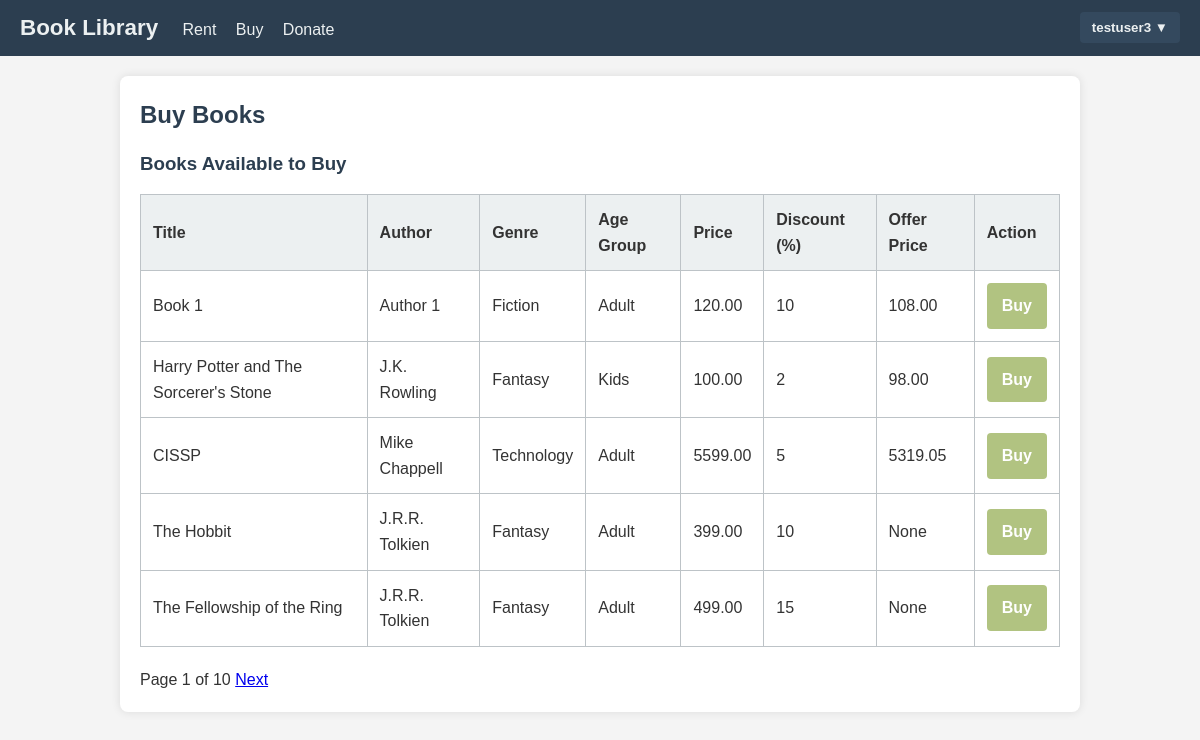
Screenshot of /?tab=buy (signed in) with the database file from the repository.
### library_app/models.py (models this page shows, shortened)
class Book(models.Model):
    CONDITION_CHOICES = [
        ('mint', 'Mint'),
        ('not-mint', 'Not Mint'),
    ]
    AGE_GROUP_CHOICES = [
        ('kids', 'Kids'),
        ('adult', 'Adult'),
    ]
    title = models.CharField(max_length=200)
    author = models.CharField(max_length=100)
    description = models.TextField(blank=True, default="")
    original_mrp = models.DecimalField(max_digits=8, decimal_places=2, null=True, blank=True)
    is_new = models.BooleanField(default=False)
    condition = models.CharField(max_length=20, choices=CONDITION_CHOICES, default='mint')
    genre = models.CharField(max_length=100, blank=True, default="")
    age_group = models.CharField(max_length=10, choices=AGE_GROUP_CHOICES, default='adult')
    price = models.DecimalField(max_digits=8, decimal_places=2, null=True, blank=True)
    discount_percent = models.PositiveIntegerField(default=0)
    offer_price = models.DecimalField(max_digits=8, decimal_places=2, null=True, blank=True)
    available = models.BooleanField(default=True)
    donated_by = models.ForeignKey(
        User,
        null=True,
        blank=True,
        on_delete=models.SET_NULL,
        related_name='donated_books'
    )

### library_app/views/home.py (the view)
# urls.py: path("", library_home, name="library-home"),
@login_required
def library_home(request):
    tab = request.GET.get("tab", "rent")
    books_qs = Book.objects.all().order_by("id")
    buyable_qs = Book.objects.filter(price__isnull=False).order_by("id")
    page_number = request.GET.get("page", 1)
    if tab == "rent":
        paginator = Paginator(books_qs, 5)
        books = paginator.get_page(page_number)
        buyable_books = None
    elif tab == "buy":
        paginator = Paginator(buyable_qs, 5)
        buyable_books = paginator.get_page(page_number)
        books = None
    else:
        books = books_qs
        buyable_books = buyable_qs
    rentals = Rental.objects.filter(user=request.user).order_by("-rented_on")
    donations = (
        Donation.objects.filter(user=request.user)
        .select_related("book")
        .order_by("-donated_on")
    )
    purchases = (
        Purchase.objects.filter(user=request.user)
        .select_related("book")
        .order_by("-purchased_on")
    )
    donation_form = DonationBookForm()
    context = {
        "tab": tab,
        "books": books,
        "buyable_books": buyable_books,
        "rentals": rentals,
        "donations": donations,
        "purchases": purchases,
        "donation_form": donation_form,
    }
    return render(request, "library_app/home.html", context)

### library_app/templates/library_app/home.html (shortened to what this page needs)
{% extends 'library_app/index.html' %}
{% block content %}
  {% if tab == 'rent' %}
    <h2>Rent Books</h2>
    <h3>Available Books (Rent)</h3>
    <table>
      <thead>
        <tr>
          <th>Title</th><th>Author</th><th>Status</th><th>Actions</th>
        </tr>
      </thead>
      <tbody>
        {% for book in books %}
        <tr>
          <td>{{ book.title }}</td>
          <td>{{ book.author }}</td>
          <td>
            {% if book.available %}
              <span class="status-available">Available</span>
            {% else %}
              <span class="status-rented">Rented</span>
            {% endif %}
          </td>
          <td>
            {% if book.available %}
              <a href="{% url 'rent-book' book.id %}" class="btn-action">Rent</a>
            {% else %}
              <span class="disabled">Not Available</span>
            {% endif %}
          </td>
        </tr>
        {% empty %}
        <tr><td colspan="4">No books available.</td></tr>
        {% endfor %}
      </tbody>
    </table>
    {% if books and books.paginator %}
      <div class="pagination">
        {% if books.has_previous %}
          <a href="?tab=rent&page={{ books.previous_page_number }}">Previous</a>
        {% endif %}
        <span>Page {{ books.number }} of {{ books.paginator.num_pages }}</span>
        {% if books.has_next %}
          <a href="?tab=rent&page={{ books.next_page_number }}">Next</a>
        {% endif %}
      </div>
    {% endif %}
  {% elif tab == 'buy' %}
    <h2>Buy Books</h2>
    <h3>Books Available to Buy</h3>
    <table>
      <thead>
        <tr>
          <th>Title</th>
          <th>Author</th>
          <th>Genre</th>
          <th>Age Group</th>
          <th>Price</th>
          <th>Discount (%)</th>
          <th>Offer Price</th>
          <th>Action</th>
        </tr>
      </thead>
      <tbody>
        {% for book in buyable_books %}
        <tr>
          <td>{{ book.title }}</td>
          <td>{{ book.author }}</td>
          <td>{{ book.genre }}</td>
          <td>{{ book.get_age_group_display }}</td>
          <td>{{ book.price }}</td>
          <td>{{ book.discount_percent }}</td>
          <td>{{ book.offer_price }}</td>
          <td>
            <a href="{% url 'buy-book' book.id %}" class="btn-action btn-buy">Buy</a>
          </td>
        </tr>
        {% empty %}
        <tr><td colspan="8">No books available to buy.</td></tr>
        {% endfor %}
      </tbody>
    </table>
    {% if buyable_books and buyable_books.paginator %}
      <div class="pagination">
        <span>Page {{ buyable_books.number }} of {{ buyable_books.paginator.num_pages }}</span>
        {% if buyable_books.has_next %}
          <a href="?tab=buy&page={{ buyable_books.next_page_number }}">Next</a>
        {% endif %}
      </div>
    {% endif %}
  {% else %}
    <h2>Your Library</h2>
    <p>Select an option from the navigation bar above.</p>
  {% endif %}
{% endblock %}

### library_app/templates/library_app/index.html (shortened to what this page needs)
{% load static %}
<!DOCTYPE html>
<html lang="en">
<head>
  <link rel="stylesheet" href="{% static 'library_app/styles.css' %}" />
</head>
<body>
  <nav class="navbar">
    <div class="nav-left">
      <a href="{% url 'library-home' %}" class="nav-brand">Book Library</a>
      {% if user.is_authenticated %}
        <a href="{% url 'library-home' %}?tab=rent" class="nav-link">Rent</a>
        <a href="{% url 'library-home' %}?tab=buy" class="nav-link">Buy</a>
        <a href="{% url 'library-home' %}?tab=donate" class="nav-link">Donate</a>
      {% endif %}
    </div>
    <div class="nav-right">
      {% if user.is_authenticated %}
      <div class="dropdown">
        <button class="dropbtn">
          {{ user.username }} ▼
        </button>
      </div>
      {% else %}
        <a href="{% url 'login' %}" class="nav-link">Login</a>
        <a href="{% url 'register' %}" class="nav-link">Register</a>
      {% endif %}
    </div>
  </nav>
  <div class="container">
    <main>
      {% block content %}{% endblock %}
    </main>
  </div>
</body>
</html>

### library_app/static/library_app/styles.css (style rules this page uses)
* { box-sizing: border-box; margin: 0; padding: 0; }
body { font-family: Arial, sans-serif; background-color: #f4f4f4; line-height: 1.6; color: #333; }
.container { max-width: 960px; margin: 20px auto; padding: 20px; background: #fff; box-shadow: 0 0 10px rgba(0,0,0,0.1); border-radius: 8px; }
h2, h3 { margin-bottom: 15px; color: #2c3e50; }
button, .btn-primary, .btn-action, .btn-logout, .btn-buy { background-color: #B1C381; color: #fff; padding: 10px 15px; border: none; border-radius: 4px; cursor: pointer; font-weight: 600; transition: background 0.3s; text-decoration: none; display: inline-block; text-align: center; }
table { width: 100%; border-collapse: collapse; margin-bottom: 20px; }
thead { background-color: #ecf0f1; }
th, td { padding: 12px; border: 1px solid #bdc3c7; text-align: left; }
.navbar { background-color: #2c3e50; color: #ecf0f1; padding: 10px 20px; display: flex; justify-content: space-between; align-items: center; }
.nav-brand { font-size: 1.4rem; font-weight: 700; color: #ecf0f1; text-decoration: none; margin-right: 20px; }
.nav-left .nav-link, .nav-right .nav-link { margin-right: 15px; color: #ecf0f1; text-decoration: none; font-weight: 500; }
.dropdown { position: relative; display: inline-block; }
.dropbtn { background-color: #34495e; color: #ecf0f1; padding: 8px 12px; border: none; border-radius: 4px; cursor: pointer; }

### rows the page displays
Book: title "Book 1", author "Author 1", genre "Fiction", age_group "Adult", price "120.00", discount_percent "10", offer_price "108.00"
Book: title "Harry Potter and The Sorcerer's Stone", author "J.K. Rowling", genre "Fantasy", age_group "Kids", price "100.00", discount_percent "2", offer_price "98.00"
Book: title "CISSP", author "Mike Chappell", genre "Technology", age_group "Adult", price "5599.00", discount_percent "5", offer_price "5319.05"
Book: title "The Hobbit", author "J.R.R. Tolkien", genre "Fantasy", age_group "Adult", price "399.00", discount_percent "10", offer_price "None"
Book: title "The Fellowship of the Ring", author "J.R.R. Tolkien", genre "Fantasy", age_group "Adult", price "499.00", discount_percent "15", offer_price "None"

### other values shown
{{ user.username }} "testuser3"
{{ buyable_books.number }} "1"
{{ buyable_books.paginator.num_pages }} "10"
